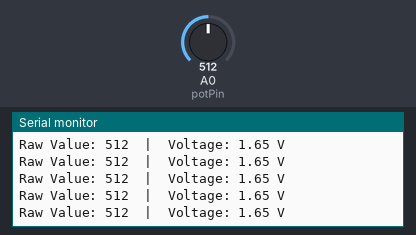
A program run on a simulated Teensy 4. Shown: the last lines printed to the serial monitor. The inputs (shaded band) are chosen by the test bench; at power-on: A0 (potPin) = 512.

Above: at 1.2 s.
1.3 s: A0 (potPin) set to 716
At 1.49 s:
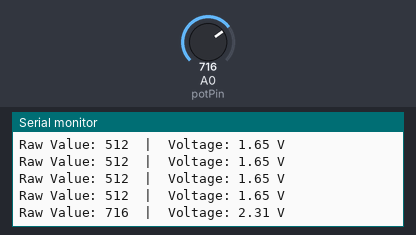
2.8 s: A0 (potPin) set to 900
At 2.85 s:
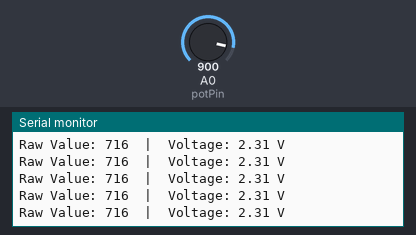
Timing chart, 0 to 5.8 s (numbered marks = the images above; inputs shaded):
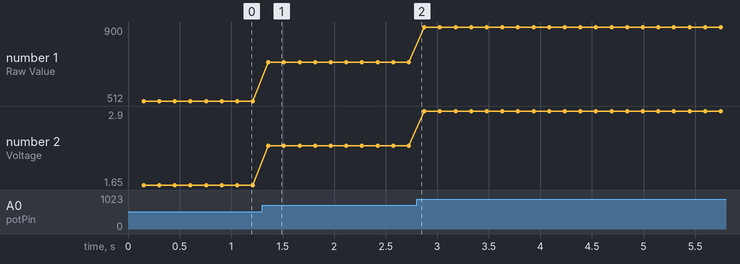

Measured:
- after the input at 1.3 s, the serial monitor: prints a new line after 0.06 s (image 1)
- plotted number 1: 512 → 716 after the input at 1.3 s, 716 → 900 after the input at 2.8 s
- plotted number 2: 1.65 → 2.31 after the input at 1.3 s, 2.31 → 2.9 after the input at 2.8 s

The program:

main.cpp
```cpp
#include <Arduino.h>

// Define the analog pin you connected the middle wiper pin to
const int potPin = 14; // Pin 14 is also Analog Pin A0

// Special Teensy timer variables that increment automatically in the background
elapsedMillis timeSinceAnalogueRead;
elapsedMillis timeSinceLEDWrite;
boolean ledOn = false;

void setup()
{
  // Initialize USB serial communication for your computer
  Serial.begin(9600);

  // Wait a moment for the serial monitor to connect
  while (!Serial && millis() < 2000)
    ;

  Serial.println("Potentiometer Test Initialized.");
}


void loop()
{
  // Read the raw analog voltage value (returns a number from 0 to 1023)
  int potValue = analogRead(potPin);

  // Convert the 0-1023 value into a voltage string just for display
  float voltage = potValue * (3.3 / 1023.0);

  if (timeSinceAnalogueRead > 150)
  {

    // Print the raw value and the calculated voltage to the Serial Monitor
    Serial.print("Raw Value: ");
    Serial.print(potValue);
    Serial.print("  |  Voltage: ");
    Serial.print(voltage);
    Serial.println(" V");

    // A small delay to keep the Serial Monitor readable
    // delay(100);

    timeSinceAnalogueRead = 0;
  }

  // blink the LED at a rate dependant on voltage
  // if (timeSinceLEDWrite > 500 / (voltage + 0.01))
  // {
  //   if (ledOn)
  //   {
  //     digitalWrite(LED_BUILTIN, HIGH);
  //     ledOn = false;
  //   }
  //   else
  //   {
  //     digitalWrite(LED_BUILTIN, LOW);
  //     ledOn = true;
  //   }
  //   timeSinceLEDWrite = 0;
  // }

  // Map raw pot values (0 to 1023) directly to blink intervals (2000ms down to 50ms)
  // similar to above but using Arduino's map() function
  int blinkInterval = map(potValue, 0, 1023, 1000, 50);

  if (timeSinceLEDWrite > blinkInterval)
  {
    if (ledOn)
    {
      digitalWrite(LED_BUILTIN, HIGH);
      ledOn = false;
    }
    else
    {
      digitalWrite(LED_BUILTIN, LOW);
      ledOn = true;
    }
    timeSinceLEDWrite = 0;
  }
}
```
